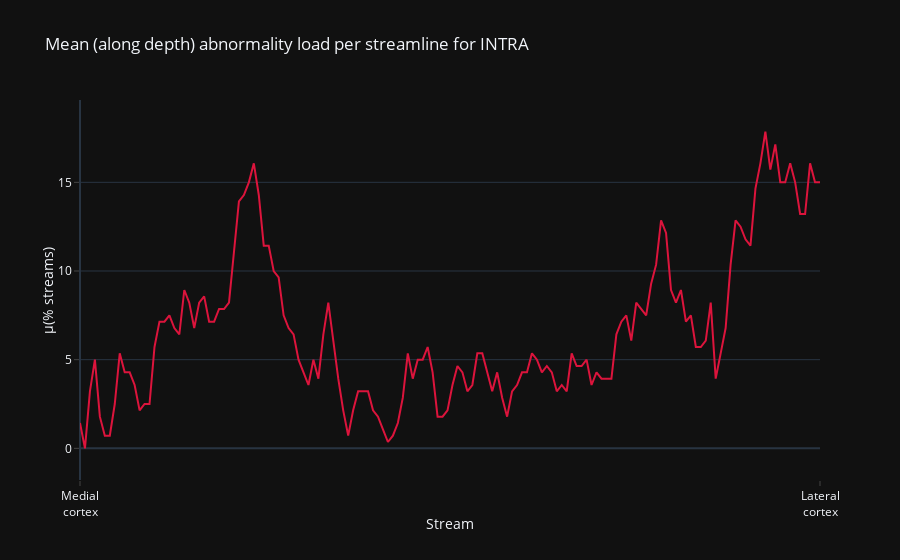

The notebook cell this image was saved under:
### Code cell
f8 = plot_abnormality_all(intra_control_values, intra_bcnu_values, metric='INTRA')
f8.show()

### Figure 1 — Plotly figure (JSON) as saved in the notebook; plotly's stock layout.template omitted (floating-point values rounded to 4 significant figures; data arrays with more than 128 entries replaced by an {"elided": "..."} marker saying what was removed)
{"data": [{"line": {"color": "crimson"}, "showlegend": false, "type": "scatter", "y": {"elided": "150 float values"}}], "layout": {"hovermode": "x", "legend": {"title": {"text": ""}}, "title": {"text": "Mean (along depth) abnormality load per streamline for INTRA"}, "xaxis": {"ticks": "outside", "ticktext": ["Medial<br />cortex", "Lateral<br />cortex"], "tickvals": [0, 149], "title": {"standoff": 0, "text": "Stream"}}, "yaxis": {"nticks": 10, "range": [-1.786, 19.64], "ticks": "outside", "title": {"standoff": 0, "text": "&#956;(% streams)"}}}}
